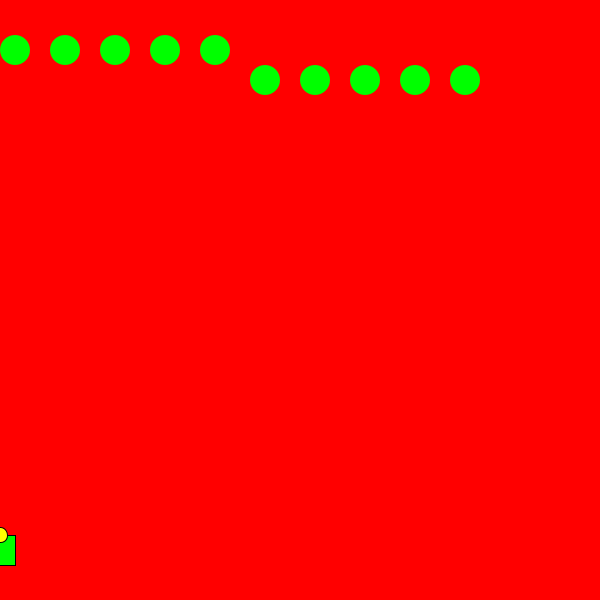
Frame 1 (no input)
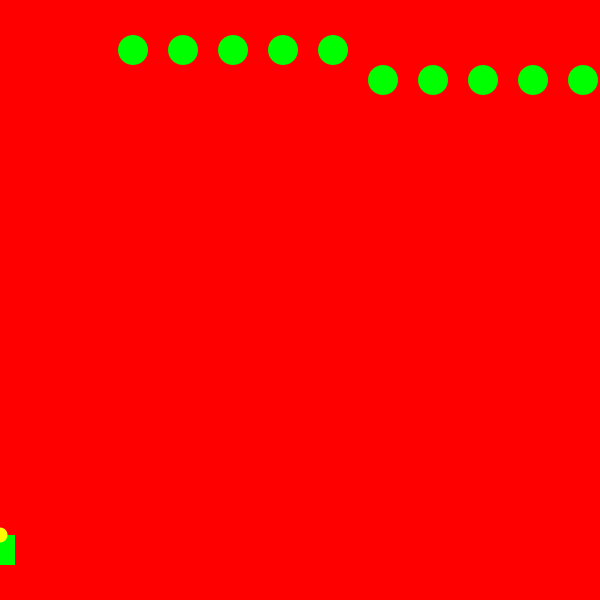
Frame 60 (the mouse pressed at the canvas centre just before this capture)
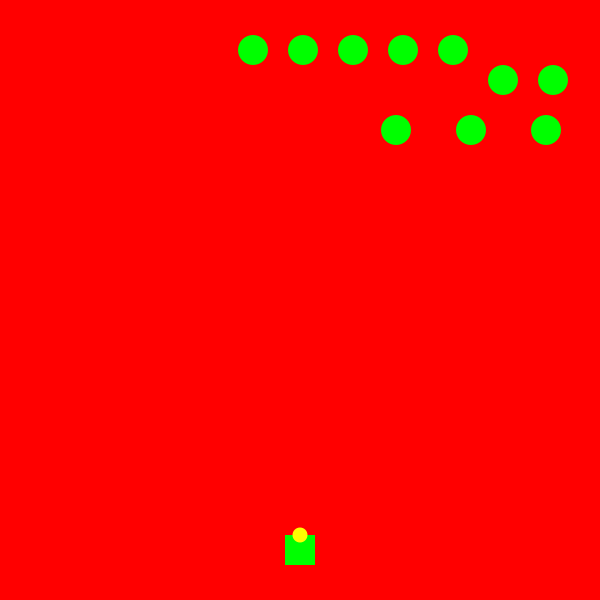
Frame 120 (the mouse held since frame 60 and released just before this capture)

The Processing sketch that drew these frames (run headless with seeded random() and noise(); from frame 60 on, the mouse is pressed at the canvas centre):

// Processing sketch: processing_164075
// ── processing_164075.pde

//lots of variables
int shotx = 10;
int shotx2 = 10;
int shoty = 10;
int shoty2 = 10;
int speedshot = 10;
int location = 15;
int shotExist = 0;
int shotExist2 = 0;       
int score = 0;
int drop = 50;
int increase = 1;

//delcaring monster classes
Monster monster1;
Monster monster2;
Monster monster3;
Monster monster4;
Monster monster5;
Monster monster6;
Monster monster7;
Monster monster8;
Monster monster9;
Monster monster10;

void setup()
{
  rectMode(CENTER);
  ellipseMode(CENTER);
  size(600, 600);
  //initializaing monster classes
  monster1 = new Monster(location, 50, 2, 1);
  monster2 = new Monster(location+50, 50, 2, 1);
  monster3 = new Monster(location+100, 50, 2, 1);
  monster4 = new Monster(location+150, 50, 2, 1);
  monster5 = new Monster(location+200, 50, 2, 1);
  monster6 = new Monster(location+250, 80, 2, 1);
  monster7 = new Monster(location+300, 80, 2, 1);
  monster8 = new Monster(location+350, 80, 2, 1);
  monster9 = new Monster(location+400, 80, 2, 1);
  monster10 = new Monster(location+450, 80, 2, 1);
}

void draw()
{
  background(255, 0, 0);
  //checking to see if the target is hit
  monster1.targetHit();
  monster2.targetHit();
  monster3.targetHit();
  monster4.targetHit();
  monster5.targetHit();
  monster6.targetHit();
  monster7.targetHit();
  monster8.targetHit();
  monster9.targetHit();
  monster10.targetHit();
  // draws the ship
  drawShip();
  //moves the bullet
  moveShot();
  //displays and moves the monster
  monster1.display();
  monster1.moveMonster();
  monster2.display();
  monster2.moveMonster();
  monster3.display();
  monster3.moveMonster();
  monster4.display();
  monster4.moveMonster();
  monster5.display();
  monster5.moveMonster();  
  monster6.display();
  monster6.moveMonster();
  monster7.display();
  monster7.moveMonster();
  monster8.display();
  monster8.moveMonster();
  monster9.display();
  monster9.moveMonster();
  monster10.display();
  monster10.moveMonster();
}
//draw a ship
void drawShip()
{
  fill(0, 255, 0);
  rect(mouseX, constrain(mouseY, 550, 551), 30, 30);
  fill(255, 255, 0);
  ellipse(mouseX, constrain(mouseY-15, 535, 536), 15, 15);
}
//fire a bullet when any key is pressed
void keyPressed()
{
  if(shotExist == 0)
  {
  shotx = mouseX;
  shoty = 530;
  ellipse(shotx, shoty, 15, 15);
  shotExist = 1;
  }
  /*else
  {
    
  }*/
  /*if(shotExist == 1)
  {
   shotx2 = mouseX;
   shoty2 = 530;
   ellipse(shotx2,shoty2,15,15);
   shotExist2 = 1;
  }
  else
  {
    
  }*/
}
//moves the bullet up until top of screen
void moveShot()
{
  if (shotExist == 1)
  {
    shoty = shoty - speedshot;
    fill(0, 0, 255);
    ellipse(shotx, shoty, 15, 15);
  }
  /*if (shotExist2 == 1)
  {
   shoty2 = shoty2 - speedshot;
  fill(0,0,255);
 ellipse(shotx2,shoty2,15,15); 
  }*/
  if (shoty < 0)
  {
    shotExist = 0;
  }
  /*if (shoty2 == 0)
  {
   shotExist2 = 0;
  }*/
}
//monster class
class Monster
{
  int xpos;
  int ypos;
  int speed;
  int exist;


  Monster(int txpos, int typos, int tspeed, int texist)
  {
    xpos = txpos;
    ypos = typos;
    speed = tspeed;
    exist = texist;
  }
//displays the monster
  void display()
  {
    noStroke();
    fill(0, 255, 0);
    ellipseMode(CENTER);
    if (exist == 1)
    {
      ellipse(xpos, ypos, 30, 30);
    }
    else if (exist == 0)
    {
      xpos = 0;
      ypos = 0;
      
    }
  }
//moves the monster, drops down and increases speed every time it touches the side of the screen
  void moveMonster()
  {
    xpos = xpos + speed;
    if (xpos+15 > width)
    {
      xpos = 570;
      speed = abs(speed) + increase;
      speed = speed * -1;
      ypos = ypos + drop;
    } else if (xpos-15 < 0)
    {
      xpos = 50;
      speed = abs(speed) + increase;
      ypos = ypos + drop;
    }
  }
  //check to see if target is hit and if so it disappears
  void targetHit()
  {
    if (shotx > xpos-15 && shotx < xpos+15 && shoty == ypos)
    {
      exist = 0;
      shotExist = 0;
      shoty = 530;
      score = score + 1;
    }
   /*     if (shotx2 > xpos-15 && shotx2 < xpos+15 && shoty2 == ypos)
    {
      exist = 0;
      shotExist = 0;
      shoty = 530;
      score = score + 1;
    }*/
  }
}
